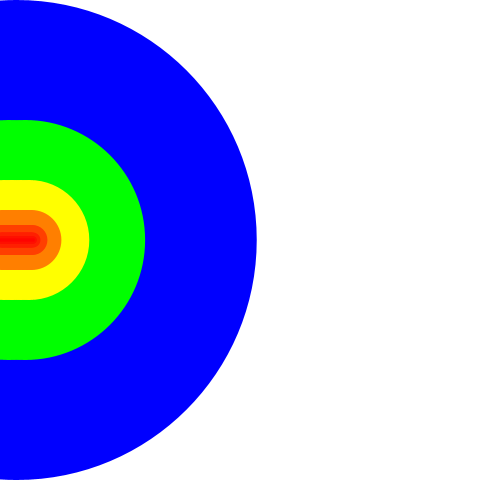
Frame 1 (no input)
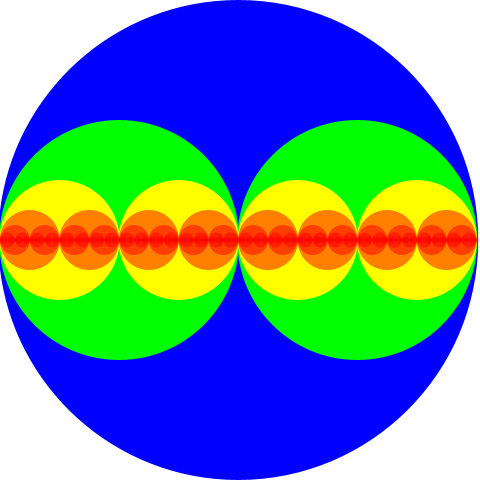
Frame 60 (the mouse pressed at the canvas centre just before this capture)
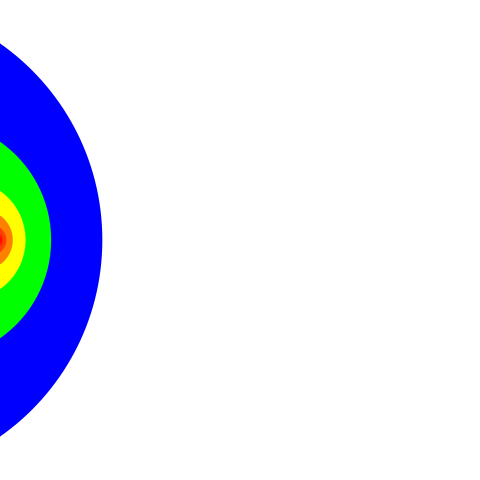
Frame 120 (the mouse held since frame 60 and released just before this capture)

The Processing sketch that drew these frames (run headless with seeded random() and noise(); from frame 60 on, the mouse is pressed at the canvas centre):

// Processing sketch: nestedCirclesMoving
// ── nestedCirclesMoving.pde
int digree = 1;

void setup(){
    size(480, 480);
    noStroke();
    colorMode( HSB, 360 , 100 , 100 );
    background(0,0,100);
}

void draw(){
    digree+=int(random(0,5));
    background(0,0,100);
    RecallEllipse(width,width/2,radians(digree));
}

void RecallEllipse(float elw,float center_x,float rad){
    fill(callHue(elw), 100, 100);
    ellipse(center_x*sin(rad),height/2,elw,elw);
    if(center_x+elw>=width){
        RecallEllipse(elw/2,elw/4,rad);
    }else if(elw<=1){
    }else{
        RecallEllipse(elw,center_x+elw,rad);
    }
}

float callHue(float wide){
    float re = wide/2;
    if(re > 360){
        re-=360;
    }
    return re;
}
